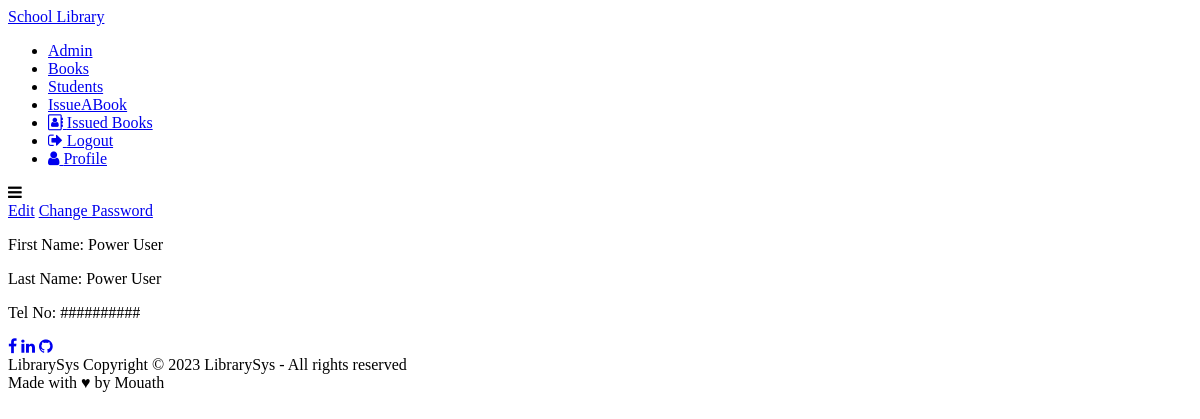
The app's page /Profile/ (signed in), older data.
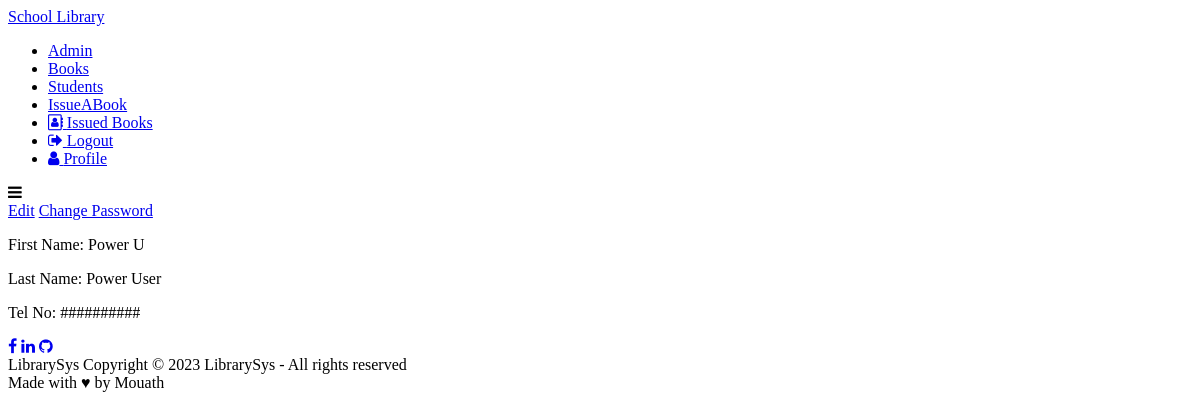
The same page, newer data.
### LibraryApp/models.py (models this page shows, shortened)
class Student(models.Model):
    FName=models.CharField(max_length=10)
    LName=models.CharField(max_length=10)
    TelNo=models.CharField(max_length=10)
    user=models.OneToOneField(
        User,
        on_delete=models.CASCADE
    )

### LibraryApp/views.py (the view)
# urls.py: path('Profile/', views.Profile, name='Profile'),
def Profile(req):
    if(req.user.is_authenticated): #in case if the user tried to put the URL manually :d
        student=models.Student.objects.get(id=req.user.student.id)
        con={
            'student':student
        }
        return render(req,'Reg/Profile.html',con)
    else:
        return HttpResponse('impossible, need to login!')  # to be replaced by Messsege later

### LibraryApp/templates/Reg/Profile.html
{% extends 'base.html' %}
{% block content %}
<div class="Profile-container">
    <span><a href="/editProfile">Edit</a></span>
    <span><a href="/chnagePass">Change Password</a></span>
    <p>First Name: {{student.FName}}</p>
    <p>Last Name: {{student.LName}}</p>
    <p>Tel No: {{student.TelNo}}</p>
</div>
{% endblock %}

Row changes from the older to the newer data that the page shows:
changed Student "Power User": FName "Power User" → "Power U"
